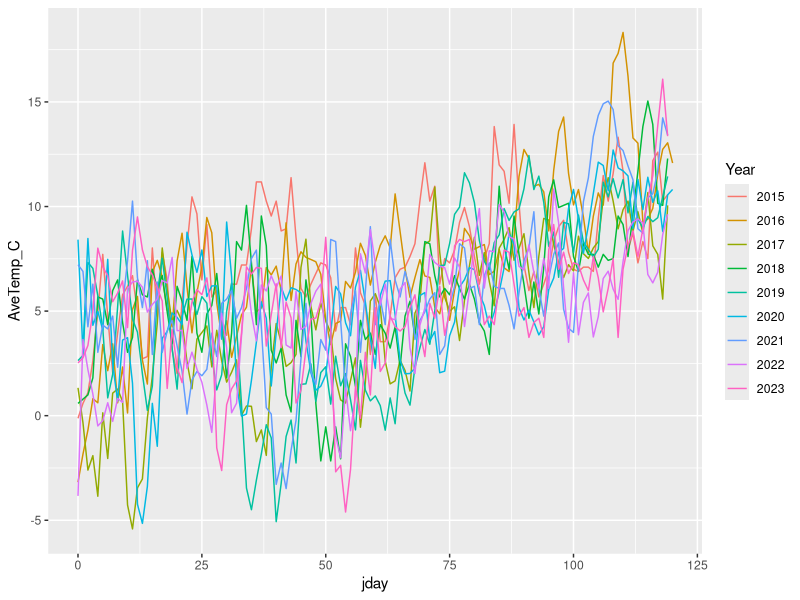
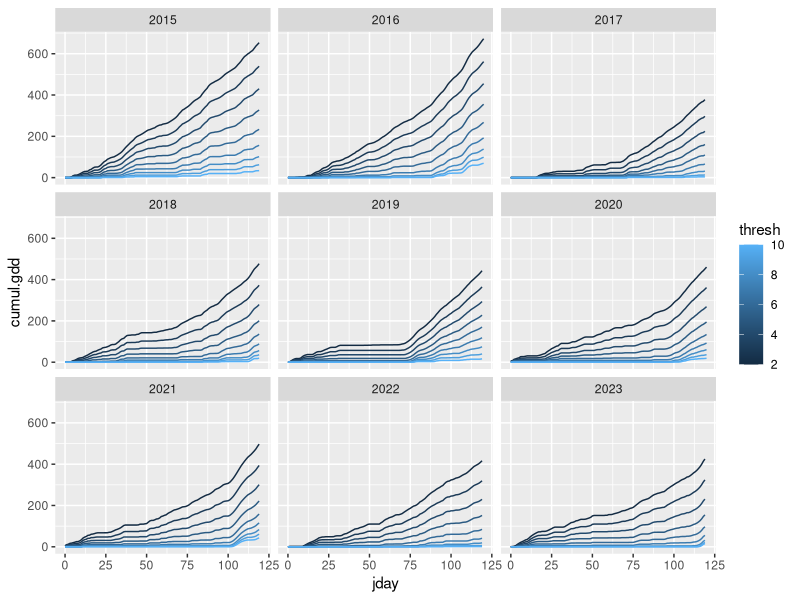
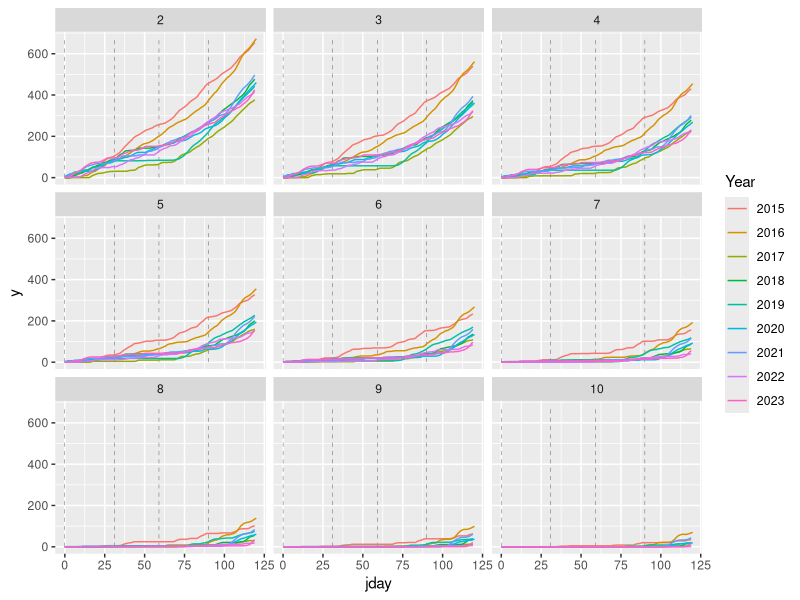
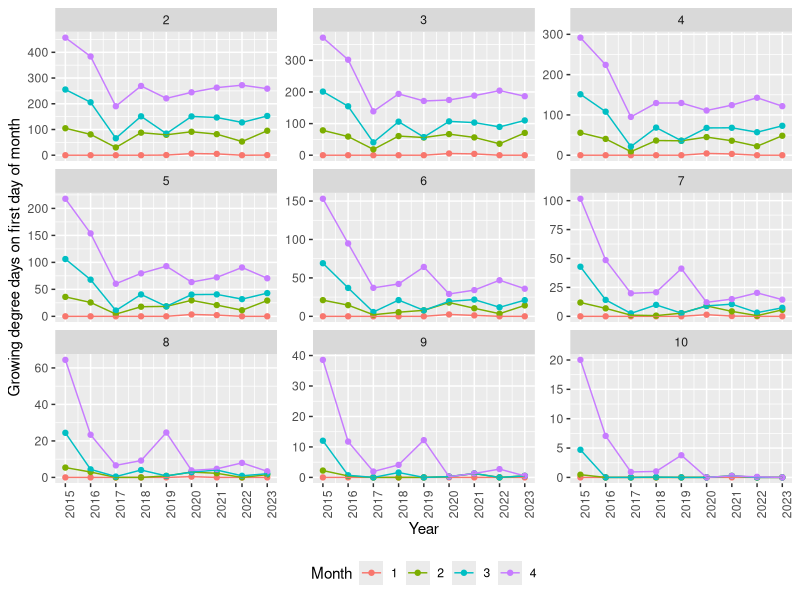
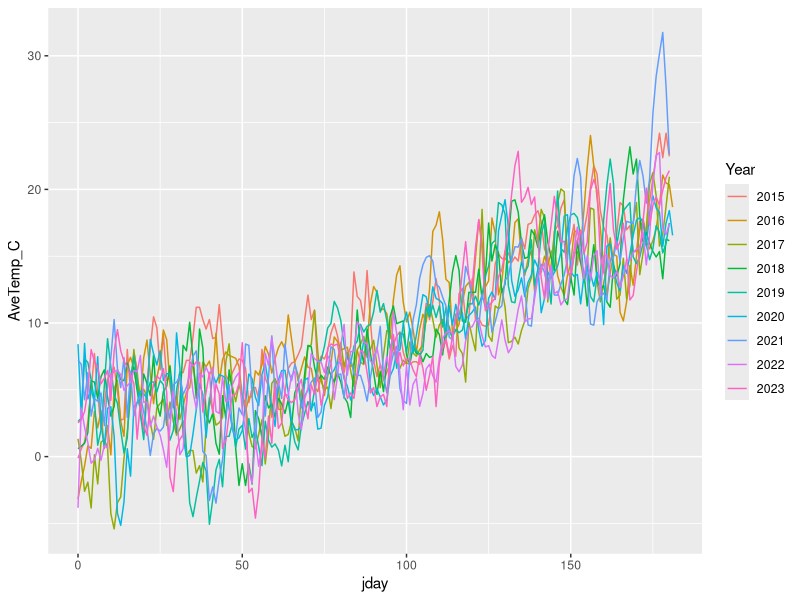
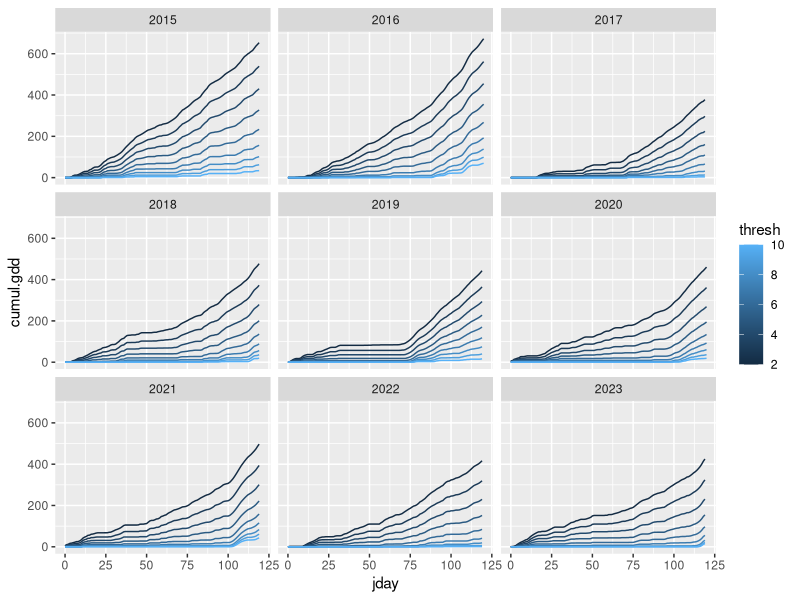
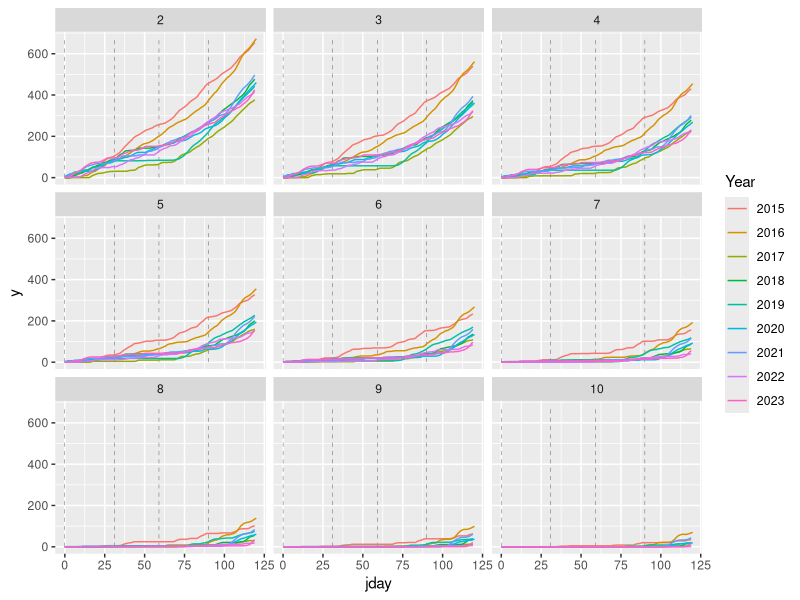
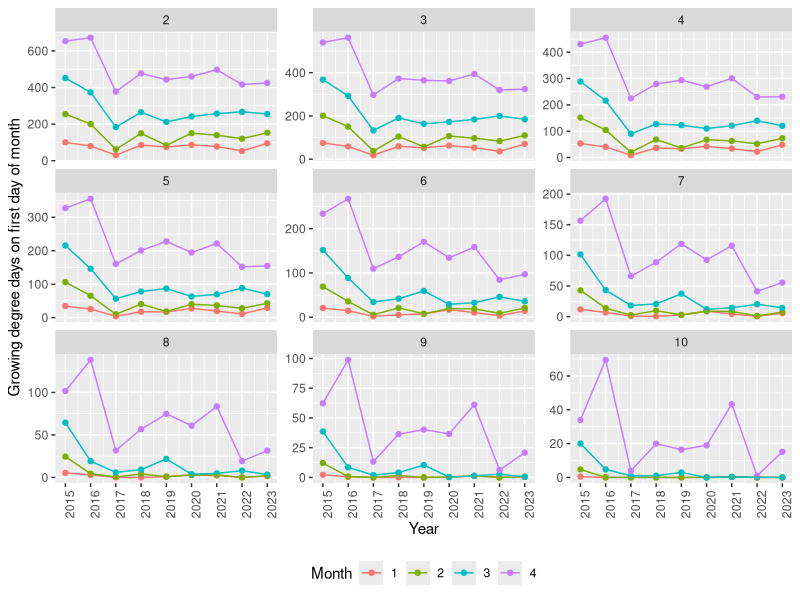

The R source for these figures, in order:
# Assessment of cumulative GDD from year to year
# looking at data 2015 - 2023
# (future version may also include temperature)
# SN - init 4 apr 2024

library(ggplot2)
library(dplyr)
library(tidyr)
library(lme4)

clim = read.csv('00_raw_data/climate/cgop_weather_daily_interp.csv') %>%
  separate(Date, into = c('Year', 'Month', 'Day'), remove = FALSE, sep = '-') %>%
  mutate(
    Date = as.Date(Date),
    across(c(Year, Month, Day), as.numeric)
  ) %>%
  filter(Year > 2014) %>%
  mutate(jday = as.numeric(Date) - as.numeric(as.Date(paste(Year, '01-01', sep = '-'), format = '%Y-%m-%d')))

jfma = clim %>% filter(Month < 5)

head(jfma)

jfma %>%
  mutate(Year = factor(Year)) %>%
  ggplot(aes(x = jday, y = AveTemp_C, group = Year)) +
  geom_line(aes(colour = Year))

nrow(jfma)

jfma.gdd = merge(
  jfma,
  expand.grid(jday = 0:max(jfma$jday), thresh = 2:10)
) %>%
  arrange(Year, thresh, jday) %>%
  mutate(gdd = ifelse(AveTemp_C > thresh, AveTemp_C - thresh, 0)) %>%
  group_by(Year, thresh) %>%
  mutate(cumul.gdd = cumsum(gdd)) %>%
  ungroup()

jfma.gdd %>%
  ggplot(aes(x = jday, y = cumul.gdd, group = thresh, colour = thresh)) +
  geom_line() +
  facet_wrap(~ Year)

jfma.gdd %>%
  mutate(Year = factor(Year)) %>%
  mutate(newmonth = as.numeric(Day < 2)) %>%
  ggplot() +
  geom_segment(
    data = jfma.gdd %>% filter(Year %in% 2021) %>% filter(Day < 2),
    aes(x = jday, y = 0, xend = jday, yend = max(jfma.gdd$cumul.gdd)),
    linetype = 2, linewidth = 0.1
  ) +
  geom_line(aes(x = jday, y = cumul.gdd, colour = Year)) +
  facet_wrap(~ thresh)

jfma.gdd %>%
  filter(Day < 2) %>%
  mutate(Month = factor(Month)) %>%
  ggplot(aes(x = Year, y = cumul.gdd, colour = Month)) +
  geom_point() +
  geom_line(aes(group = Month)) +
  facet_wrap(~ thresh, scales = 'free_y') +
  scale_x_continuous(breaks = 2014:2023) +
  labs(x = 'Year', y = 'Growing degree days on first day of month') +
  theme(
    axis.text.x = element_text(angle = 90),
    legend.position = 'bottom'
  )

ggsave('02_data_exploration/climate/gdd_compare.png', width = 8, height = 5)

### Look at GDD through the end of June

jfmamj = clim %>% filter(Month < 7)

head(jfmamj)

jfmamj %>%
  mutate(Year = factor(Year)) %>%
  ggplot(aes(x = jday, y = AveTemp_C, group = Year)) +
  geom_line(aes(colour = Year))

nrow(jfma)

jfmamj.gdd = merge(
  jfma,
  expand.grid(jday = 0:max(jfma$jday), thresh = 2:10)
) %>%
  arrange(Year, thresh, jday) %>%
  mutate(gdd = ifelse(AveTemp_C > thresh, AveTemp_C - thresh, 0)) %>%
  group_by(Year, thresh) %>%
  mutate(cumul.gdd = cumsum(gdd)) %>%
  ungroup()

jfmamj.gdd %>%
  ggplot(aes(x = jday, y = cumul.gdd, group = thresh, colour = thresh)) +
  geom_line() +
  facet_wrap(~ Year)

jfmamj.gdd %>%
  mutate(Year = factor(Year)) %>%
  ggplot() +
  geom_segment(
    data = jfmamj.gdd %>% filter(Year %in% 2021) %>% filter(Day < 2),
    aes(x = jday, y = 0, xend = jday, yend = max(jfmamj.gdd$cumul.gdd)),
    linetype = 2, linewidth = 0.1
  ) +
  geom_line(aes(x = jday, y = cumul.gdd, colour = Year)) +
  facet_wrap(~ thresh)

jfmamj.gdd %>%
  mutate(Month = factor(Month)) %>%
  arrange(Year, Month, desc(Day)) %>%
  distinct(Year, Month, thresh, .keep_all = TRUE) %>%
  ggplot(aes(x = Year, y = cumul.gdd, colour = Month)) +
  geom_point() +
  geom_line(aes(group = Month)) +
  facet_wrap(~ thresh, scales = 'free_y') +
  scale_x_continuous(breaks = 2014:2023) +
  labs(x = 'Year', y = 'Growing degree days on first day of month') +
  theme(
    axis.text.x = element_text(angle = 90),
    legend.position = 'bottom'
  )

# From this perspective 2022 was maybe a very cool (cold) year?
# and/or growing season
# 2017 also was below average
# At a lower threshold though it was a warm growing season

jfmamj.gdd %>%
  mutate(Month = factor(Month), Year = factor(Year)) %>%
  arrange(Year, Month, desc(Day)) %>%
  distinct(Year, Month, thresh, .keep_all = TRUE) %>%
  ggplot(aes(x = Month, y = cumul.gdd, colour = Year)) +
  geom_point() +
  geom_line(aes(group = Year)) +
  facet_wrap(~ thresh, scales = 'free_y') +
  labs(x = 'Year', y = 'Growing degree days on first day of month') +
  theme(legend.position = 'bottom')

# Also suggests that 2022 may have been an abnormally cold year
# (or at least growing season - may and june look very cold)

# (what about GDD on day of flowering?)

phen = read.csv('01_data_cleaning/out/phenology_all_cleaned.csv')

phen.gdd = phen %>%
  group_by(year, plot, init.doy) %>%
  summarise(n.init = n()) %>%
  merge(
    x = jfmamj.gdd %>% select(-c(total_precip_mm, minTemp_C, maxTemp_C, AveTemp_C)), 
    y = .,
    by.x = c('Year', 'jday'), by.y = c('year', 'init.doy')
  ) %>%
  merge(read.csv('00_raw_data/plot_treatments.csv')) %>%
  ungroup()

head(phen.gdd)

phen.gdd %>%
  mutate(Year = factor(Year)) %>%
  ggplot(aes(x = cumul.gdd, y = n.init)) +
  geom_point(aes(colour = trt, shape = Year)) +
  # geom_line(aes(colour = trt, linetype = Year)) +
  scale_colour_manual(values = c('black', 'red', 'blue')) +
  facet_wrap(~ thresh, scales = 'free_x')
# Not a useful figure

phen.gdd %>%
  mutate(Year = factor(Year)) %>%
  ggplot(aes(x = jday, y = cumul.gdd, size = n.init, colour = trt)) +
  geom_point() +
  scale_colour_manual(values = c('black', 'red', 'blue')) +
  facet_wrap(~ thresh, scales = 'free_y')

# Can't think of a good way to visualize this...
# Or how/if to use this for analysis...

phen.gdd %>%
  filter(thresh < 8) %>%
  uncount(n.init) %>%
  ggplot(aes(x = cumul.gdd)) +
  geom_density(aes(group = interaction(Year, trt), colour = trt)) +
  scale_colour_manual(values = c('black', 'red', 'blue')) +
  facet_wrap(~ thresh)
# ehhhhh not compelling

jfmamj.gdd %>%
  filter(Year %in% 2021:2023, jday < max(phen.gdd$jday)) %>%
  mutate(Month = factor(Month), Year = factor(Year)) %>%
  ggplot(aes(x = jday, y = cumul.gdd, colour = Year)) +
  geom_point(
    data = phen.gdd %>% mutate(Year = factor(Year)) %>% uncount(n.init),
    alpha = 0.01, shape = 21
  ) +
  geom_line(aes(group = Year)) +
  facet_wrap(~ thresh, scales = 'free_y') +
  theme(legend.position = 'bottom')
# Could maybe be useful...


# Can I try fitting a model here?
# lol what would the response be...?

##### Moisture?

jfma %>%
  arrange(Year, jday) %>%
  group_by(Year = factor(Year)) %>%
  mutate(cumul.prc = cumsum(total_precip_mm)) %>%
  ggplot(aes(x = jday, y = cumul.prc, group = Year)) +
  geom_line(aes(colour = Year))

jfmamj.pcp =  jfma %>%
  arrange(Year, jday) %>%
  group_by(Year = factor(Year)) %>%
  mutate(
    cumul.prc = cumsum(total_precip_mm),
    Month = factor(Month)
  ) 

jfmamj.pcp %>%
  # could filter out jan - apr for flowering phen
  arrange(Year, desc(jday)) %>%
  distinct(Year, Month, .keep_all = TRUE) %>%
  ggplot(aes(x = Year)) +
  geom_point(aes(y = cumul.prc, colour = Month), size = 3) +
  geom_line(aes(y = cumul.prc, colour = Month, group = Month)) +
  labs(x = 'Year', y = 'Cumulative precipitation (mm)') +
  theme(legend.position = 'bottom')

ggsave('02_data_exploration/climate/cpc_compare.png', width = 8, height = 5)

# What about matching cumulative precipitation with date of flowering?

phen.pcp = phen %>%
  group_by(year, plot, init.doy) %>%
  summarise(n.init = n()) %>%
  merge(
    x = jfmamj.pcp %>%
      select(-c(total_precip_mm, minTemp_C, maxTemp_C, AveTemp_C)), 
    y = .,
    by.x = c('Year', 'jday'), by.y = c('year', 'init.doy')
  ) %>%
  merge(read.csv('00_raw_data/plot_treatments.csv')) %>%
  ungroup()

head(phen.pcp)
# neat

jfmamj.pcp %>%
  filter(Year %in% 2021:2023, jday < max(phen.pcp$jday)) %>%
  mutate(Month = factor(Month), Year = factor(Year)) %>%
  ggplot(aes(x = jday, y = cumul.prc, colour = Year)) +
  geom_point(
    data = phen.pcp %>% mutate(Year = factor(Year)) %>% uncount(n.init),
    alpha = 0.05, shape = 21, size = 3
  ) +
  geom_line(aes(group = Year)) +
  theme(legend.position = 'bottom')

# Well, this roughly matches the inter-annual phen ordering
# 2022 earliest, then 2021, then 2023 (although 2021 and 2023 are similar in
# precip and phen)
# interesting that the *duration* of flowering in 2022 is wider and it is the
# year where the flowering period is the wettest, i.e., it continues raining
# after the first flowering and flowers keep coming out, whereas in 2021 and
# 2023 it's pretty dry after hte first flower and the flowering window is
# shorter
# Could the irrigation treatments show the same pattern?
# (relative to the control and even the drought...)

# Woudl this look better with a text block with the number of flowers?

jfmamj.pcp %>%
  filter(Year %in% 2021:2023, jday < max(phen.pcp$jday)) %>%
  mutate(Month = factor(Month), Year = factor(Year)) %>%
  ggplot(aes(x = jday, y = cumul.prc, colour = Year)) +
  geom_line(aes(group = Year)) +
  geom_label(
    data = phen.pcp %>% 
      mutate(Year = factor(Year)) %>%
      group_by(Year, jday, cumul.prc) %>%
      summarise(n.init = sum(n.init)),
    aes(label = n.init),
    alpha = 0.05, size = 3
  ) +
  labs(x = 'Day of year', y = 'Cumulative precipitation (mm)') +
  theme(legend.position = 'bottom')
# oh lol there are some early plants in 2023 and a late plant in 2021 but they
# get washed out at low alpha
